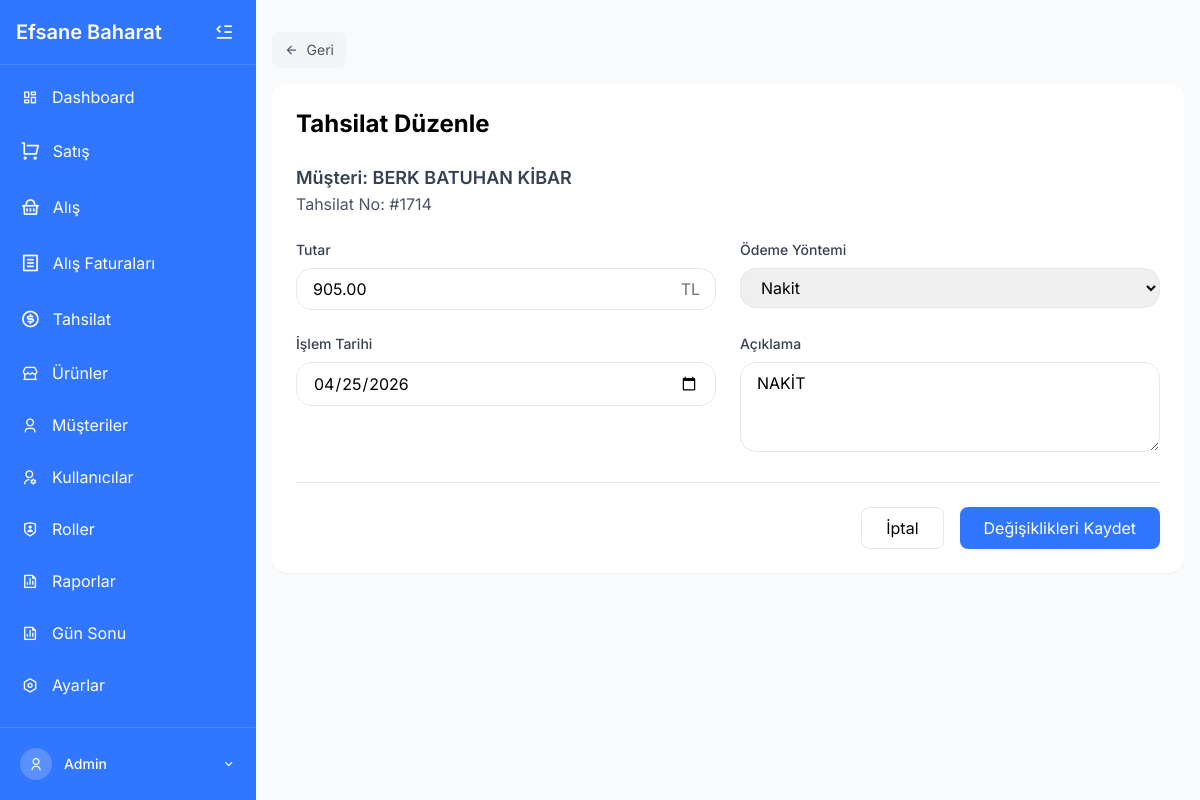
Page /tahsilat_duzenle.php?id=1714 (signed in) on the committed database.
### tables this page shows
CREATE TABLE `odeme_tahsilat` (
  `id` int(11) NOT NULL,
  `islem_turu` enum('tahsilat','odeme','tediye') NOT NULL,
  `musteri_id` int(11) DEFAULT NULL,
  `tedarikci_id` int(11) DEFAULT NULL,
  `fatura_id` int(11) DEFAULT NULL,
  `tutar` decimal(10,2) NOT NULL,
  `odeme_turu` enum('nakit','kredi_karti','havale','cek','senet','diger') NOT NULL DEFAULT 'nakit',
  `aciklama` text DEFAULT NULL,
  `islem_tarihi` date NOT NULL,
  `banka_id` int(11) DEFAULT NULL,
  `evrak_no` varchar(50) DEFAULT NULL,
  `kullanici_id` int(11) DEFAULT NULL,
  `onay_durumu` enum('bekliyor','onaylandi','reddedildi') NOT NULL DEFAULT 'bekliyor',
  `onayli` tinyint(1) NOT NULL DEFAULT 0,
  `created_at` timestamp NOT NULL DEFAULT current_timestamp(),
  `odeme_yontemi` varchar(50) NOT NULL DEFAULT 'Nakit'
);

CREATE TABLE `musteriler` (
  `id` int(11) NOT NULL,
  `musteri_kodu` varchar(20) DEFAULT NULL,
  `ad` varchar(100) NOT NULL,
  `soyad` varchar(100) DEFAULT NULL,
  `telefon` varchar(20) DEFAULT NULL,
  `adres` text DEFAULT NULL,
  `vergi_no` varchar(50) DEFAULT NULL,
  `tip_id` int(11) DEFAULT NULL,
  `cari_bakiye` decimal(10,2) NOT NULL DEFAULT 0.00,
  `usd_bakiye` decimal(10,2) NOT NULL DEFAULT 0.00,
  `eur_bakiye` decimal(10,2) NOT NULL DEFAULT 0.00,
  `gbp_bakiye` decimal(10,2) NOT NULL DEFAULT 0.00,
  `aktif` tinyint(1) NOT NULL DEFAULT 1,
  `email` varchar(255) DEFAULT NULL,
  `vergi_dairesi` varchar(100) DEFAULT NULL,
  `created_at` timestamp NOT NULL DEFAULT current_timestamp(),
  `updated_at` timestamp NOT NULL DEFAULT current_timestamp() ON UPDATE current_timestamp(),
  `notlar` text DEFAULT NULL
);

### tahsilat_duzenle.php (the view, shortened to what this page needs)
<?php
include 'includes/header.php';
$tahsilat_id = isset($_GET['id']) ? intval($_GET['id']) : 0;
$tahsilat = null;
try {
    $stmt = $pdo->prepare("
        SELECT t.*, m.ad as musteri_adi, m.soyad as musteri_soyad
        FROM odeme_tahsilat t
        JOIN musteriler m ON t.musteri_id = m.id
        WHERE t.id = :id
    ");
    $stmt->execute([':id' => $tahsilat_id]);
    $tahsilat = $stmt->fetch(PDO::FETCH_ASSOC);
} catch(Exception $e) {
    die("Veritabanı hatası: " . $e->getMessage());
}
?>
<div class="p-4">
    <button
        onclick="history.back()"
        class="flex items-center mb-4 px-3 py-2 bg-gray-100 hover:bg-gray-200 text-gray-600 rounded-button text-sm"
    >
        <i class="ri-arrow-left-line mr-2"></i> Geri
    </button>
    <div class="bg-white rounded-lg shadow-sm p-6">
        <h1 class="text-2xl font-bold mb-6">Tahsilat Düzenle</h1>
        <div class="mb-6">
            <h2 class="text-lg font-semibold text-gray-700">
                Müşteri: <?= htmlspecialchars($tahsilat['musteri_adi'] . ' ' . $tahsilat['musteri_soyad']) ?>
            </h2>
            <p class="text-gray-600">Tahsilat No: #<?= $tahsilat_id ?></p>
        </div>
        <form method="POST" class="space-y-6">
            <div class="grid grid-cols-1 md:grid-cols-2 gap-6">
                <div>
                    <label class="block text-sm font-medium text-gray-700 mb-2">
                        Tutar
                    </label>
                    <div class="relative">
                        <input
                            type="text"
                            name="tutar"
                            value="<?= number_format($tahsilat['tutar'], 2, '.', '') ?>"
                            class="w-full px-4 py-2 border rounded-lg focus:ring-2 focus:ring-primary focus:border-transparent"
                            required
                        >
                        <div class="absolute inset-y-0 right-0 flex items-center px-4 text-gray-500">
                            TL
                        </div>
                    </div>
                </div>
                <div>
                    <label class="block text-sm font-medium text-gray-700 mb-2">
                        Ödeme Yöntemi
                    </label>
                    <select
                        name="odeme_yontemi"
                        class="w-full px-4 py-2 border rounded-lg focus:ring-2 focus:ring-primary focus:border-transparent"
                        required
                    >
                        <?php
                        $yontemler = ['nakit', 'kredi', 'havale', 'eft', 'cek', 'senet'];
                        foreach($yontemler as $y):
                            $selected = $y === $tahsilat['odeme_yontemi'] ? 'selected' : '';
                        ?>
                            <option value="<?= $y ?>" <?= $selected ?>><?= ucfirst($y) ?></option>
                        <?php endforeach; ?>
                    </select>
                </div>
                <div>
                    <label class="block text-sm font-medium text-gray-700 mb-2">
                        İşlem Tarihi
                    </label>
                    <input
                        type="date"
                        name="islem_tarihi"
                        value="<?= date('Y-m-d', strtotime($tahsilat['islem_tarihi'])) ?>"
                        class="w-full px-4 py-2 border rounded-lg focus:ring-2 focus:ring-primary focus:border-transparent"
                        required
                    >
                </div>
                <div>
                    <label class="block text-sm font-medium text-gray-700 mb-2">
                        Açıklama
                    </label>
                    <textarea
                        name="aciklama"
                        rows="3"
                        class="w-full px-4 py-2 border rounded-lg focus:ring-2 focus:ring-primary focus:border-transparent"
                    ><?= htmlspecialchars($tahsilat['aciklama'] ?? '') ?></textarea>
                </div>
            </div>
            <div class="flex justify-end space-x-4 pt-6 border-t">
                <button
                    type="button"
                    onclick="history.back()"
                    class="px-6 py-2 border rounded-button hover:bg-gray-50"
                >
                    İptal
                </button>
                <button
                    type="submit"
                    class="px-6 py-2 bg-primary text-white rounded-button hover:bg-primary/90"
                >
                    Değişiklikleri Kaydet
                </button>
            </div>
        </form>
    </div>
</div>
<?php include 'includes/footer.php'; ?>

### includes/header.php (style rules this page uses)
:where([class^="ri-"])::before { content: "\f3c2"; }
body { font-family: 'Inter', sans-serif; }

### rows in the picture
odeme_tahsilat: musteri.soyad "BERK BATUHAN KİBAR", tutar "905.00", islem_tarihi "04/25/2026", aciklama "NAKİT"

### other values in the picture
$_SESSION['kullanici_adi'] "Admin"
$tahsilat_id "1714"
form field odeme_yontemi "Nakit"
